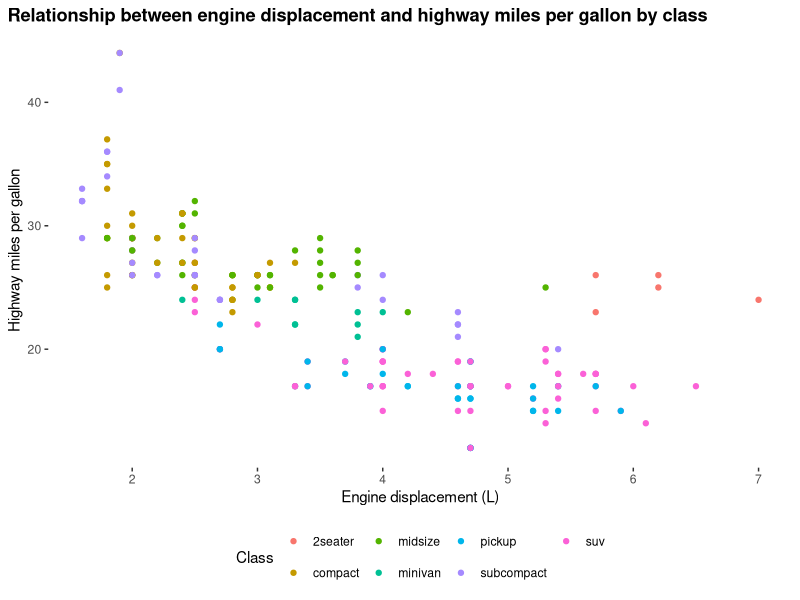
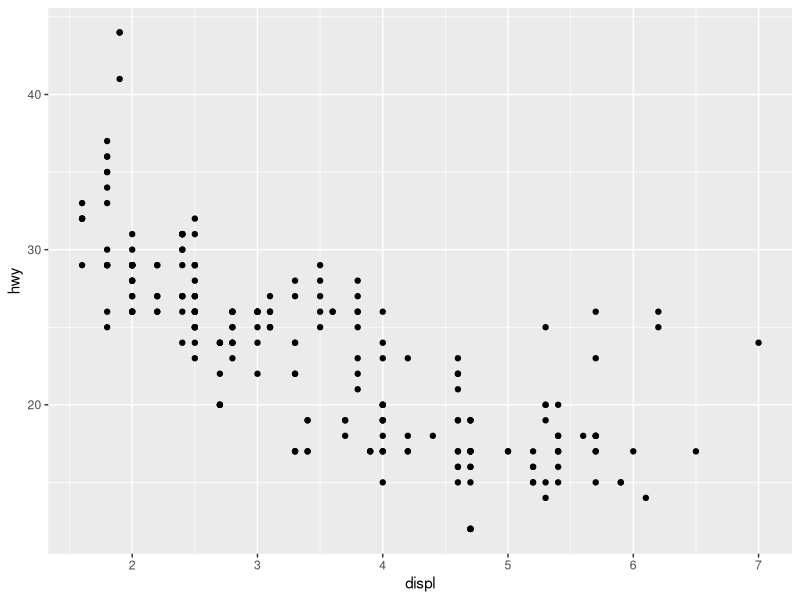
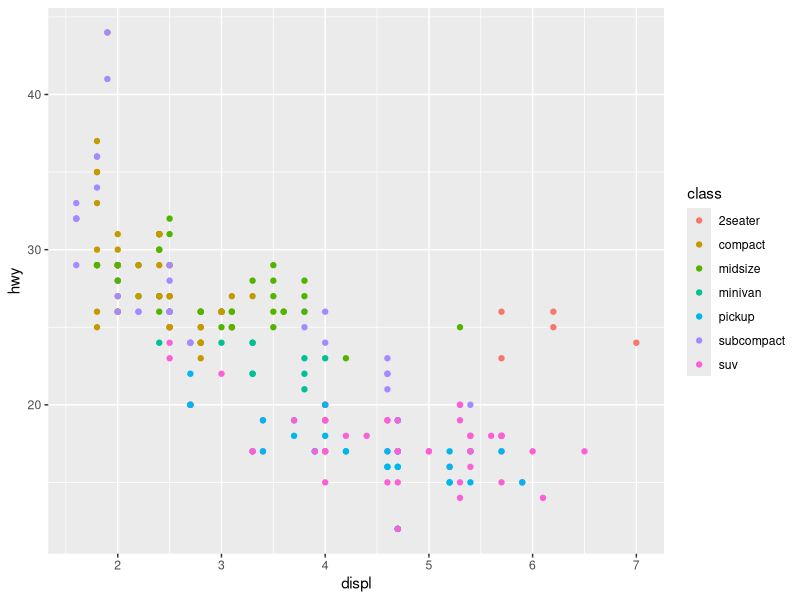
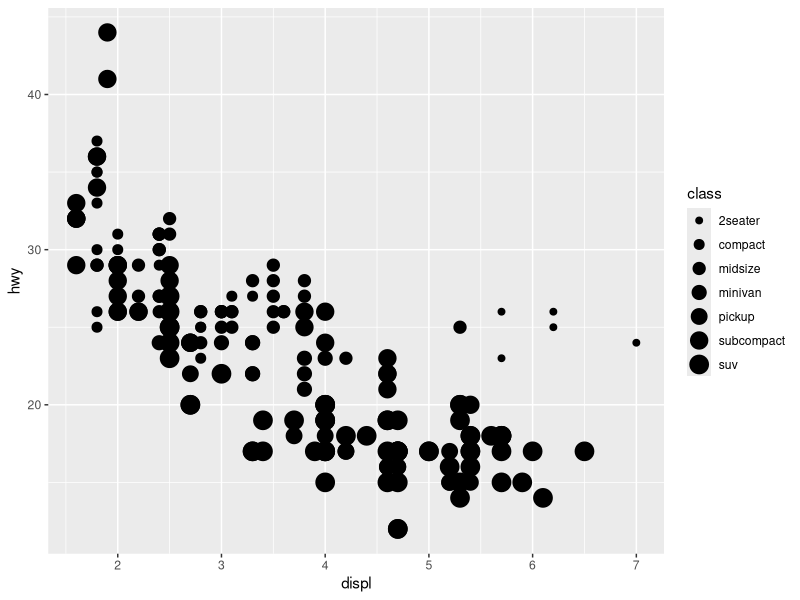
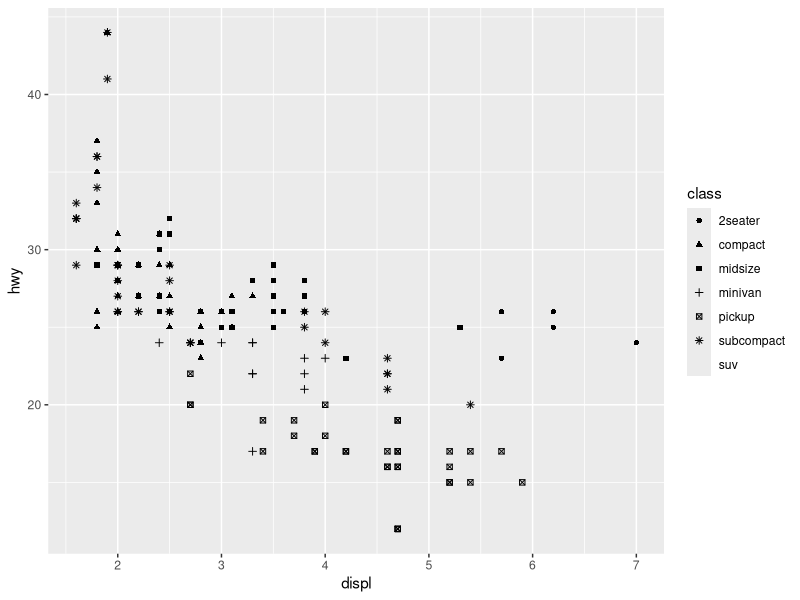
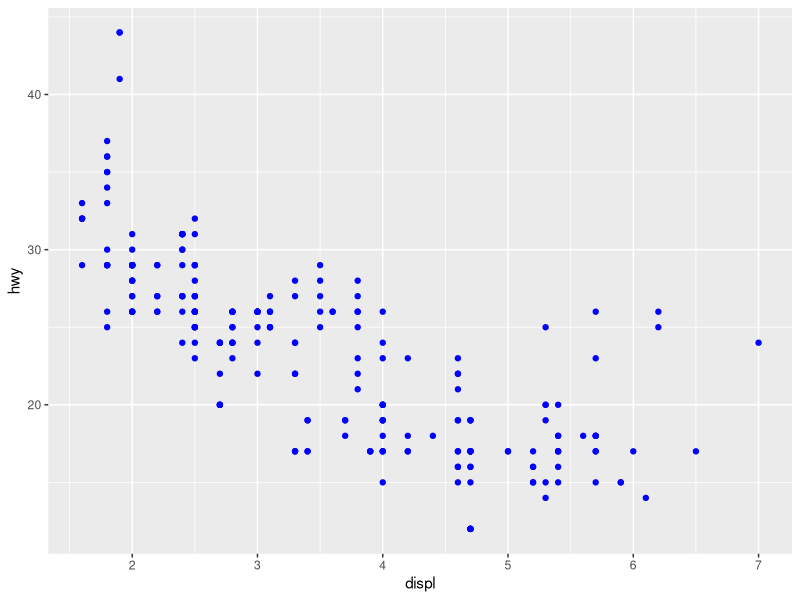
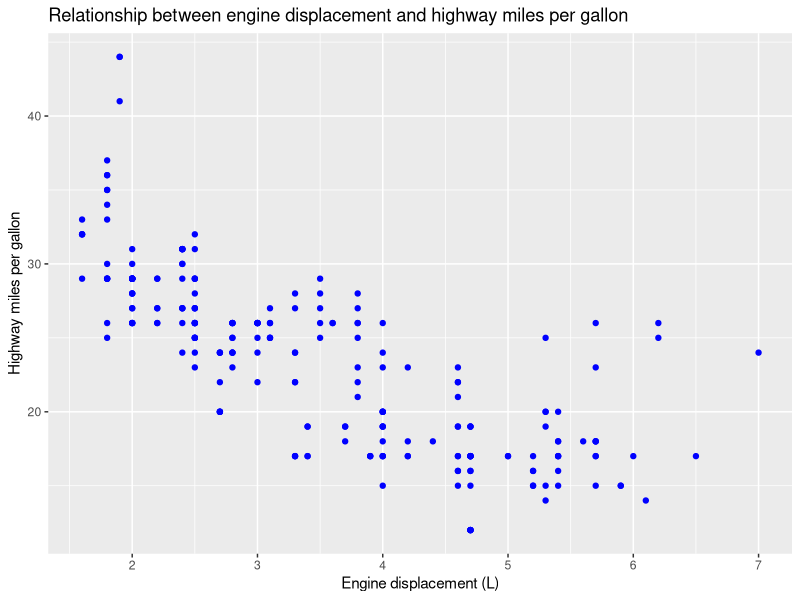
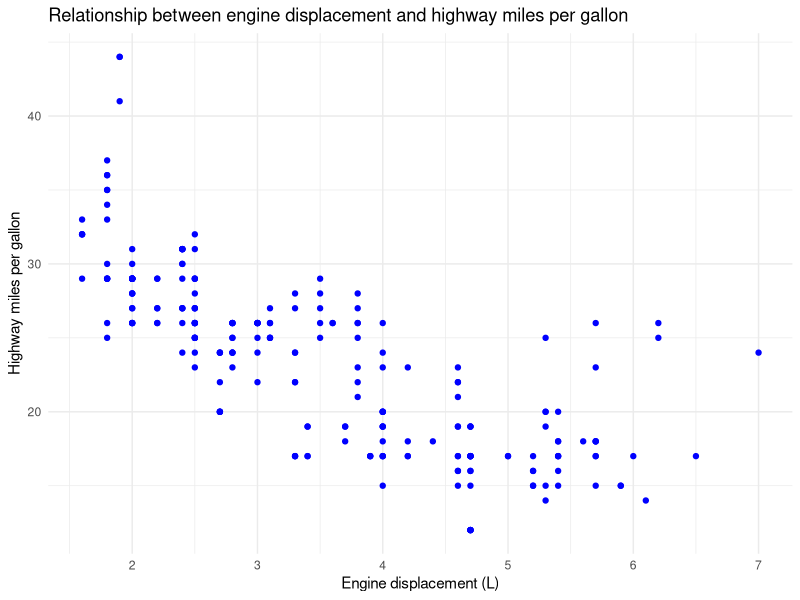

Here is the R script that generated these plots, in order:
## ---- chunk 1
#| echo: true

1 + 2
## ---- chunk 2
#| echo: true

sum(1, 2)
## ---- chunk 3
library(ggplot2)

ggplot(data = mpg) + 
  geom_point(mapping = aes(x = displ, y = hwy, color = class)) + 
  theme(
    legend.position = "bottom",
    panel.grid = element_blank(),
    panel.background = element_blank(),
    plot.title.position = "plot",
    plot.title = element_text(face = "bold")
  ) + 
  labs(
    title = "Relationship between engine displacement and highway miles per gallon by class",
    x = "Engine displacement (L)",
    y = "Highway miles per gallon",
    color = "Class"
  )
## ---- chunk 4
#| eval: true

ggplot2::mpg |> 
  head() |> 
  dplyr::select(1:5) |> 
  knitr::kable()
## ---- chunk 5
?mpg
## ---- chunk 6
#| echo: true

library(ggplot2)

ggplot(data = mpg) + 
  geom_point(mapping = aes(x = displ, y = hwy))
## ---- chunk 7
#| echo: true

ggplot(data = mpg) + 
  geom_point(mapping = aes(x = displ, y = hwy, color = class))
## ---- chunk 8
#| echo: true

ggplot(data = mpg) + 
  geom_point(mapping = aes(x = displ, y = hwy, size = class))
## ---- chunk 9
#| echo: true

ggplot(data = mpg) + 
  geom_point(mapping = aes(x = displ, y = hwy, shape = class))
## ---- chunk 10
#| echo: true

ggplot(data = mpg) + 
  geom_point(mapping = aes(x = displ, y = hwy), color = "blue")
## ---- chunk 11
ggplot(data = mpg) + 
  geom_point(mapping = aes(x = displ, y = hwy), color = "blue") + 
  labs(
    title = "Relationship between engine displacement and highway miles per gallon",
    x = "Engine displacement (L)",
    y = "Highway miles per gallon"
  )
## ---- chunk 12
ggplot(data = mpg) + 
  geom_point(mapping = aes(x = displ, y = hwy), color = "blue") + 
  theme_minimal() + 
  labs(
    title = "Relationship between engine displacement and highway miles per gallon",
    x = "Engine displacement (L)",
    y = "Highway miles per gallon"
  )
## ---- chunk 13
ggplot(data = mpg) + 
  geom_point(mapping = aes(x = displ, y = hwy, color = class)) + 
  theme(
    legend.position = "bottom",
    panel.grid = element_blank(),
    panel.background = element_blank(),
    plot.title.position = "plot",
    plot.title = element_text(face = "bold")
  ) + 
  labs(
    title = "Relationship between engine displacement and highway miles per gallon by class",
    x = "Engine displacement (L)",
    y = "Highway miles per gallon",
    color = "Class"
  )
## ---- chunk 14
#| echo: true

ggplot(data = mpg) + 
  geom_point(mapping = aes(x = displ, y = hwy, color = "blue"))
## ---- chunk 15
#| echo: true

ggplot(data = mpg) + 
  geom_point(mapping = aes(x = displ, y = hwy)) + 
  facet_wrap(~ class, nrow = 2)
## ---- chunk 16
#| echo: true

ggplot(data = mpg) + 
  geom_point(mapping = aes(x = displ, y = hwy)) + 
  facet_grid(drv ~ cyl)
## ---- chunk 17
#| echo: true

ggplot(data = mpg, mapping = aes(x = displ, y = hwy)) + 
  geom_point() + 
  geom_smooth(method = "lm", se = F)
## ---- chunk 18
#| echo: true

ggplot(data = mpg, mapping = aes(x = displ, y = hwy, color = drv)) + 
  geom_point() + 
  geom_smooth(method = "lm", se = F) + 
  theme_minimal()
